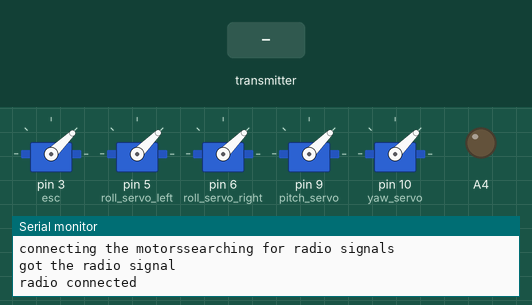
Simulated run of this sketch. Board: Arduino Uno, built with avr-gcc and run on an emulated ATmega328P. Parts: 5 × servo, output pins drawn as LEDs (lit = HIGH), the last lines printed to the serial monitor. The inputs (shaded band) are chosen by the test bench. No radio packets arrive unless stated.

Above: at 7.3 s.
7.4 s: the transmitter starts sending throttle = 0
At 7.8 s:
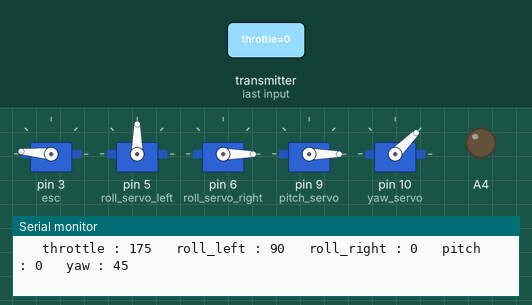
8.9 s: the transmitter starts sending pitch = 64
At 10.1 s:
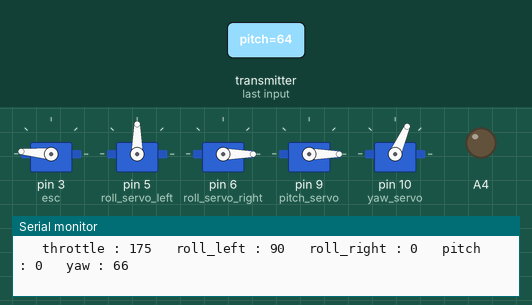
10.4 s: the transmitter starts sending roll = 128
At 11.2 s:
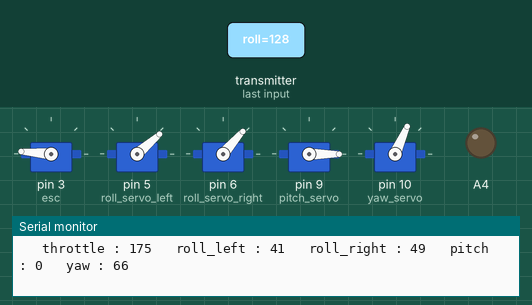
11.9 s: the transmitter starts sending yaw = 64
At 12.4 s:
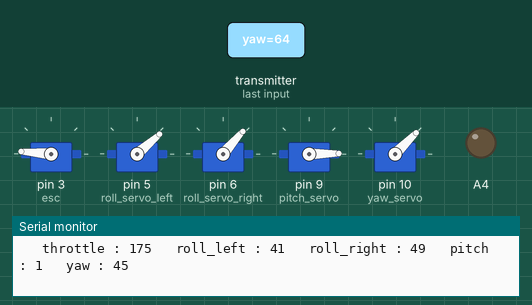
13.4 s: the transmitter starts sending throttle = 64
At 14.6 s:
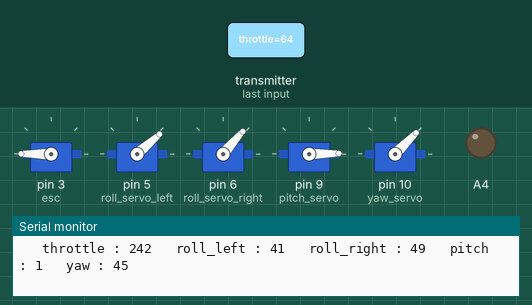
14.9 s: the transmitter starts sending pitch = 0
At 15.8 s:
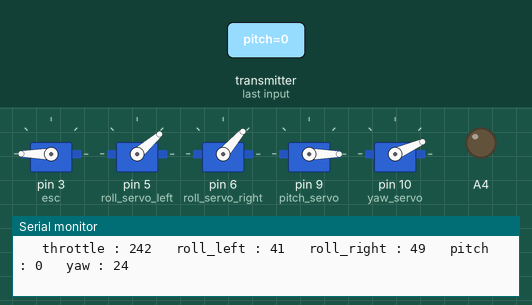
Timing chart, 0 to 17.4 s (numbered marks = the images above; inputs shaded):
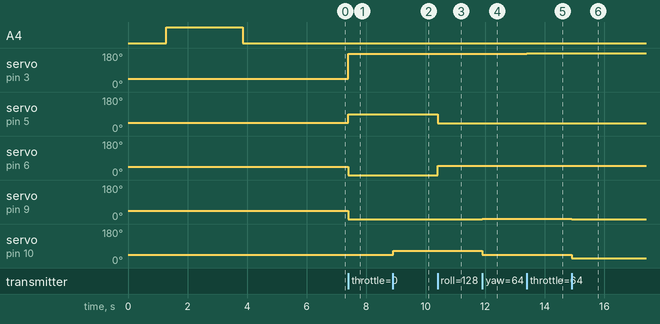

Measured:
- after the input at 7.4 s, servo on pin 3 (esc): 44° → 175° at once; servo on pin 5 (roll_servo_left): 45° → 90° at once; servo on pin 6 (roll_servo_right), servo on pin 9 (pitch_servo): 45° → 0° at once
- after the input at 8.9 s, servo on pin 10 (yaw_servo): 45° → 66° at once
- after the input at 10.4 s, servo on pin 5 (roll_servo_left): 90° → 41° at once; servo on pin 6 (roll_servo_right): 0° → 49° at once
- after the input at 11.9 s, servo on pin 9 (pitch_servo): 0° → 1° at once; servo on pin 10 (yaw_servo): 66° → 45° at once
- after the input at 13.4 s, servo on pin 3 (esc): 175° → 180° at once
- after the input at 14.9 s, servo on pin 9 (pitch_servo): 1° → 0° at once; servo on pin 10 (yaw_servo): 45° → 24° at once

The sketch:

flight_controller.ino
```cpp
// for radio communication, controller data-type
struct Signal {
  byte throttle;  // ly
  byte pitch;     // ry
  byte roll;      // rx
  byte yaw;       // lx
};
Signal data;

// leds part
int led = A4;
int radio_status_count = 0, led_status = 0;

void setup() {
  Serial.begin(115200);
  Serial.println("Fligh Started");

  motor_setup();
  receiver_setup();
  // delay(30000);
}

void loop() {
  // servo_test();
  receive_data();
  if (radio_status_count > 500) {
    stop_motors();
  }
}
```

receiver.ino
```cpp
// // first use receiver_setup() function in setup block
// // then use get_radio_values() function to get the radio values

#include <SPI.h>
#include <RF24.h>

RF24 radio(7, 8);  // CE, CSN pins (customize these for your setup)
const byte address[6] = "00001";

void ResetData() {
  data.throttle = 0;  // Motor Stop (254/2=127)(Signal lost position)
  data.pitch = 0;     // Center (Signal lost position)
  data.roll = 0;      // Center(Signal lost position)
  data.yaw = 0;       // Center (Signal lost position )
}

void receiver_setup() {
  ResetData();

  Serial.println("searching for radio signals");
  while (!radio.begin()) {
    Serial.println(F("radio hardware is not responding!!"));
    radio_status_count++;


    // to indicate the radio status
    led_status = (int)radio_status_count % 255;
    analogWrite(A4, led_status);
  }
  radio_status_count = 0;
  Serial.println("got the radio signal");
  radio.openReadingPipe(1, address);
  radio.startListening();
  delay(1000);
  Serial.println("radio connected");
}

void receive_data() {
  if (radio.available()) {
    radio_status_count = 0;
    radio.read(&data, sizeof(Signal));
    analogWrite(A4, 0);
    motor_control();
  }
  // else {
  //   radio_status_count++;
  //   if (radio_status_count >= 1250) {                         // if radio is disconnected for 5(5*250 = 1250 times) seconds
  //     led_status = ((int)(radio_status_count + 1250)) % 255;  // change the output every 500(125*4) milliseconds
  //     analogWrite(A4, led_status);
  //     Serial.println("loose the connection since 5 seconds");
  //   } else {
  //     // Serial.println("im not getting the signal");
  //   }
  // }
}
```

servo_setup.ino
```cpp
#include <Servo.h>

Servo esc;
Servo roll_servo_left;
Servo roll_servo_right;
Servo pitch_servo;
Servo yaw_servo;

// throttle values setting
int max_pitch = 45, min_pitch = -45;
int max_yaw = 45, min_yaw = -45;
int max_roll = 45, min_roll = -45;

void motor_setup() {
  esc.attach(3);
  roll_servo_left.attach(5);
  roll_servo_right.attach(6);
  pitch_servo.attach(9);
  yaw_servo.attach(10);

  esc.writeMicroseconds(1000);
  roll_servo_left.write(max_roll);
  roll_servo_right.write(max_roll);
  pitch_servo.write(max_pitch);
  yaw_servo.write(max_yaw);
  Serial.print("connecting the motors");
  for (int i = 0; i <= 255; i++) {
    analogWrite(A4, i);
    delay(10);
  }
  for (int i = 255; i >= 0; i--) {
    analogWrite(A4, i);
    delay(10);
  }
}

void motor_control() {
  int roll_left = minmax((max_roll - (data.roll - 124)), 0, 2 * max_roll);
  int roll_right = minmax((max_roll + (data.roll - 124)), 0, 2 * max_roll);
  int pitch = minmax((max_pitch + (data.pitch - 130)/3 + (data.yaw - 130)/3), 0, 2 * max_pitch);
  int yaw = minmax((max_yaw + (data.pitch - 130)/3 - (data.yaw - 130)/3), 0, 2*max_yaw);
  data.throttle -= 130;
  if (data.throttle<=0){
    data.throttle=0;
  }
  int throttle = map(data.throttle, 0, 130, 45, 180);

  esc.write(throttle);
  roll_servo_left.write(roll_left);
  roll_servo_right.write(roll_right);
  pitch_servo.write(pitch);
  yaw_servo.write(yaw);

  Serial.print("\t throttle : ");
  Serial.print(throttle);
  Serial.print("\t roll_left : ");
  Serial.print(roll_left);
  Serial.print("\t roll_right : ");
  Serial.print(roll_right);
  Serial.print("\t pitch : ");
  Serial.print(pitch);
  Serial.print("\t yaw : ");
  Serial.println(yaw);
}

int minmax(int value, int min_value, int max_value) {
  if (value > max_value) {
    value = 90;
  } else if (value < min_value) {
    value = 0;
  }
  return value;
}

void servo_test() {
  for (int pos = 0; pos <= 180; pos += 1) {  // goes from 0 degrees to 180 degrees
    // in steps of 1 degree
    esc.write(pos);   // tell servo to go to position in variable 'pos'
    roll_servo_left.write(pos);   // tell servo to go to position in variable 'pos'
    roll_servo_right.write(pos);  // tell servo to go to position in variable 'pos'
    pitch_servo.write(pos);       // tell servo to go to position in variable 'pos'
    yaw_servo.write(pos);         // tell servo to go to position in variable 'pos'
    delay(15);                    // waits 15 ms for the servo to reach the position
  }
  for (int pos = 180; pos >= 0; pos -= 1) {  // goes from 180 degrees to 0 degrees
    esc.write(pos);          // tell servo to go to position in variable 'pos'
    roll_servo_left.write(pos);          // tell servo to go to position in variable 'pos'
    roll_servo_right.write(pos);         // tell servo to go to position in variable 'pos'
    pitch_servo.write(pos);              // tell servo to go to position in variable 'pos'
    yaw_servo.write(pos);                // tell servo to go to position in variable 'pos'
    delay(15);                           // waits 15 ms for the servo to reach the position
  }
}

void stop_motors(){
    esc.write(0);
  roll_servo_left.write(45);
  roll_servo_right.write(45);
  pitch_servo.write(45);
  yaw_servo.write(45);
}
```
